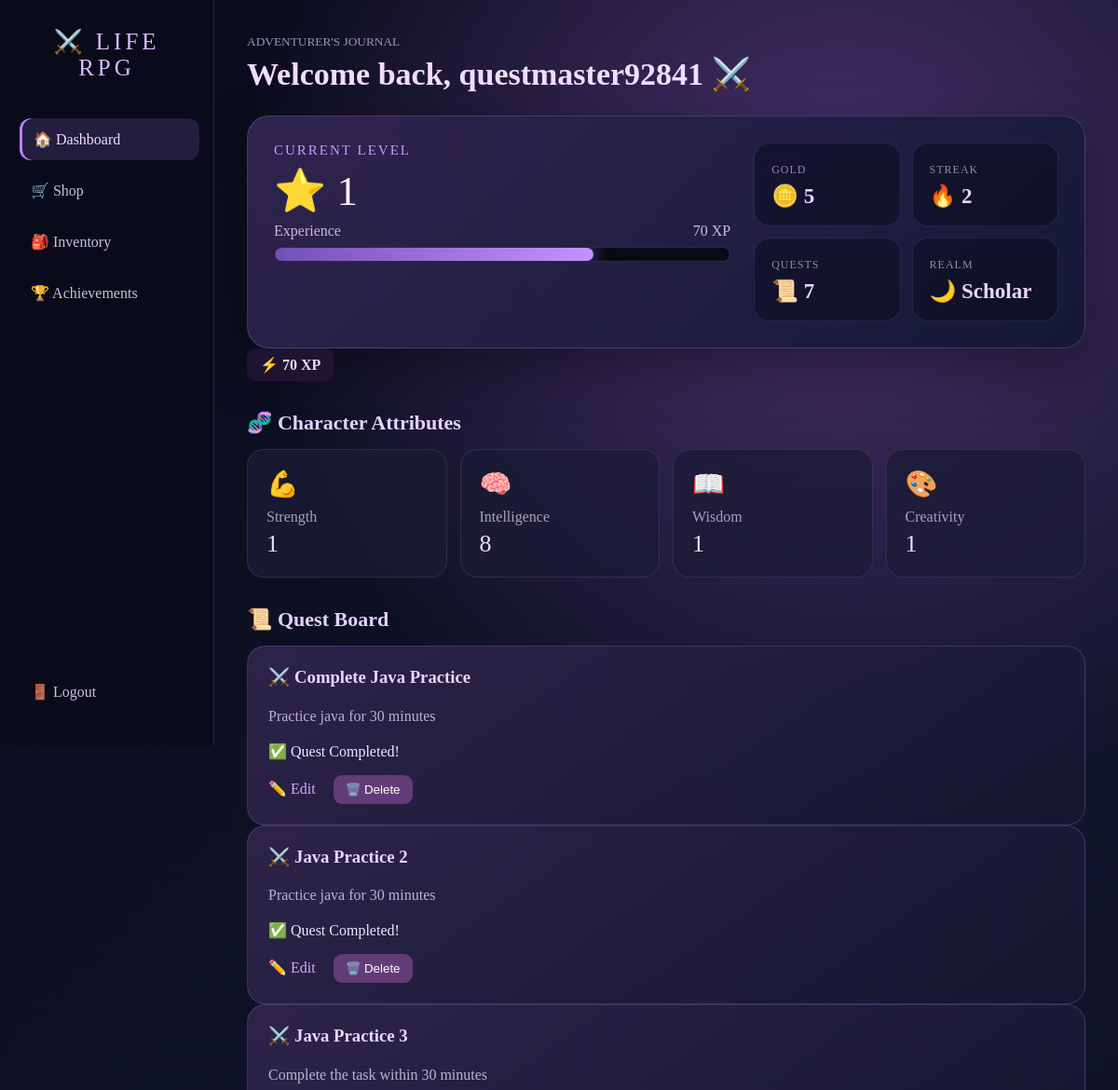
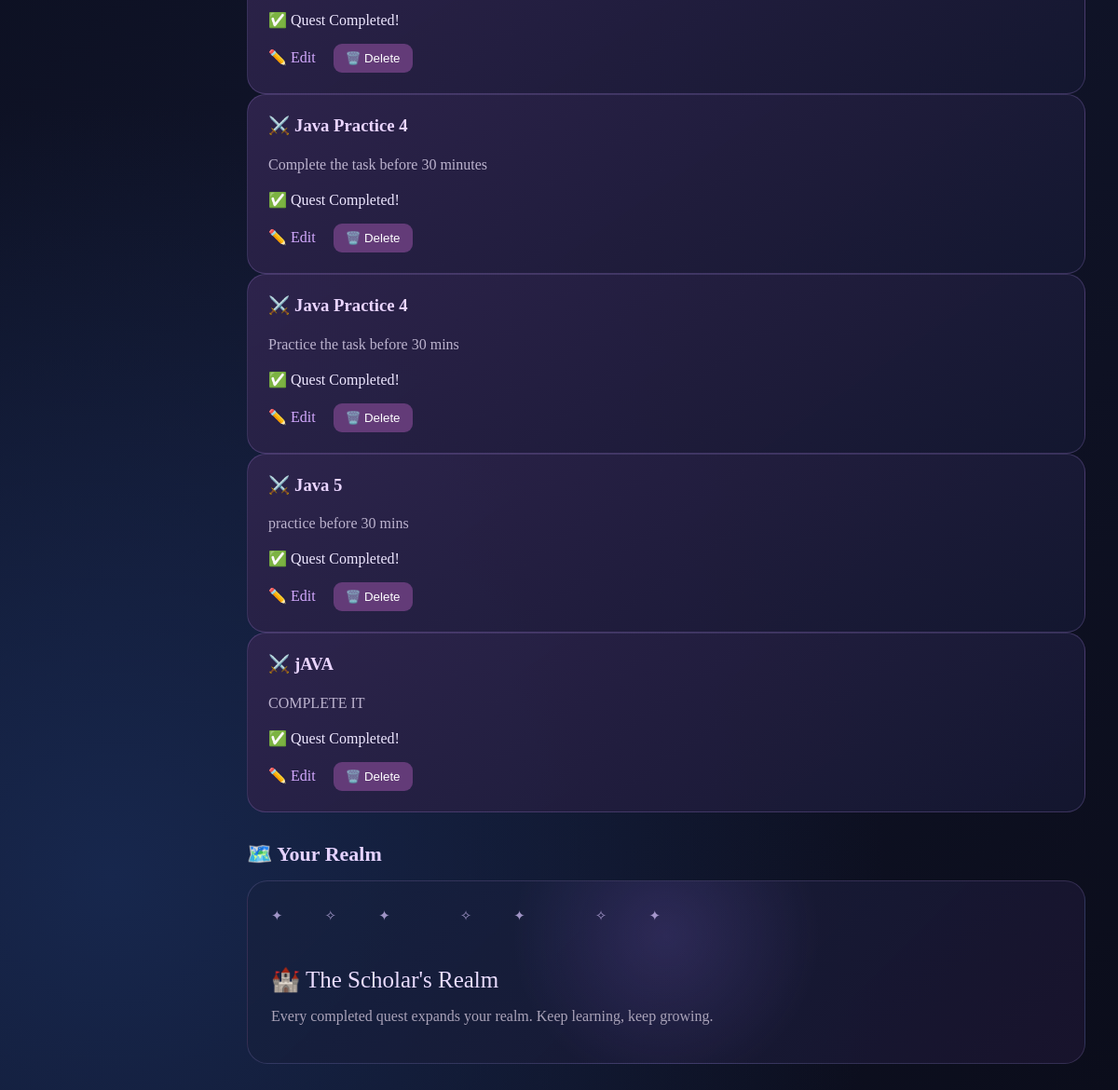
Screenshot of /dashboard/ (signed in) with the database file from the repository (2 pictures, top to bottom).
### game/models.py (models this page shows)
class Character(models.Model):
    user = models.OneToOneField(User, on_delete=models.CASCADE)
    level = models.IntegerField(default=1)
    xp = models.IntegerField(default=0)
    gold = models.IntegerField(default=0)
    strength = models.IntegerField(default=1)
    intelligence = models.IntegerField(default=1)
    wisdom = models.IntegerField(default=1)
    creativity = models.IntegerField(default=1)
    streak = models.IntegerField(default=0)
    last_completed_date = models.DateField(null=True, blank=True)

class Quest(models.Model):
    user = models.ForeignKey(User, on_delete=models.CASCADE)
    title = models.CharField(max_length=200)
    title = models.CharField(max_length=200)
    description = models.TextField(blank=True)
    category = models.CharField(max_length=50)
    xp_reward = models.IntegerField(default=10)
    gold_reward = models.IntegerField(default=5)
    completed = models.BooleanField(default=False)

### game/views.py (the view)
# urls.py: path('dashboard/', views.dashboard, name='dashboard'),
@login_required
def dashboard(request):
    character, created = Character.objects.get_or_create(user=request.user)
    quests = Quest.objects.filter(user=request.user)
    return render(request, 'game/dashboard.html', {
        'character': character,
        'quests': quests
    })

### game/templates/game/dashboard.html (shortened to what this page needs)
<!DOCTYPE html>
<html>
<head>
</head>
<body>
<aside class="sidebar">
    <div class="brand">
        ⚔️ LIFE<br>RPG
    </div>
    <a class="active" href="{% url 'dashboard' %}">
        🏠 Dashboard
    </a>
    <a href="{% url 'shop' %}">
        🛒 Shop
    </a>
    <a href="{% url 'inventory' %}">
        🎒 Inventory
    </a>
    <a href="{% url 'achievements' %}">
        🏆 Achievements
    </a>
    <a class="logout" href="{% url 'logout' %}">
        🚪 Logout
    </a>
</aside>
<main class="main">
    <div class="welcome">
        <small>ADVENTURER'S JOURNAL</small>
        <h1>Welcome back, {{ request.user.username }} ⚔️</h1>
    </div>
    <section class="player-card">
        <div>
            <div class="level">
                CURRENT LEVEL
            </div>
            <div class="level-number">
                ⭐ {{ character.level }}
            </div>
            <div class="xp-label">
                <span>Experience</span>
                <span>{{ character.xp }} XP</span>
            </div>
            <div class="xp-bar">
                <div
                    class="xp-fill"
                    style="width: {{ character.xp }}%;">
                </div>
            </div>
        </div>
        <div class="quick-stats">
            <div class="quick-stat">
                <span>GOLD</span>
                <strong>🪙 {{ character.gold }}</strong>
            </div>
            <div class="quick-stat">
                <span>STREAK</span>
                <strong>🔥 {{ character.streak }}</strong>
            </div>
            <div class="quick-stat">
                <span>QUESTS</span>
                <strong>📜 {{ quests|length }}</strong>
            </div>
            <div class="quick-stat">
                <span>REALM</span>
                <strong>🌙 Scholar</strong>
            </div>
        </div>
    </section>
    <div class="top-rewards">
      <span>⚡ {{ character.xp }} XP</span>
    </div>
    <h2 class="section-title">
        🧬 Character Attributes
    </h2>
    <section class="attributes">
        <div class="attribute">
            <div class="attribute-icon">💪</div>
            <div class="attribute-name">Strength</div>
            <div class="attribute-value">
                {{ character.strength }}
            </div>
        </div>
        <div class="attribute">
            <div class="attribute-icon">🧠</div>
            <div class="attribute-name">Intelligence</div>
            <div class="attribute-value">
                {{ character.intelligence }}
            </div>
        </div>
        <div class="attribute">
            <div class="attribute-icon">📖</div>
            <div class="attribute-name">Wisdom</div>
            <div class="attribute-value">
                {{ character.wisdom }}
            </div>
        </div>
        <div class="attribute">
            <div class="attribute-icon">🎨</div>
            <div class="attribute-name">Creativity</div>
            <div class="attribute-value">
                {{ character.creativity }}
            </div>
        </div>
    </section>
    <h2 class="section-title">
        📜 Quest Board
    </h2>
        {% for quest in quests %}
        <div class="quest-card">
            <h3>⚔️ {{ quest.title }}</h3>
            <p class="quest-description">
                {{ quest.description }}
            </p>
            {% if quest.completed %}
                <p>✅ Quest Completed!</p>
            {% else %}
            <form method="POST" action="{% url 'complete_quest' quest.id %}" style="display:inline;">
                {% csrf_token %}
                <button type="submit">⚔️ Complete</button>
            </form>
            {% endif %}
            <a href="{% url 'edit_quest' quest.id %}">
                ✏️ Edit
            </a>
            <form
                method="POST"
                action="{% url 'delete_quest' quest.id %}"
                style="display:inline;">
                <button class="delete-button" type="submit">
                    🗑️ Delete
                </button>
            </form>
        </div>
        {% endfor %}
    <h2 class="section-title">
        🗺️ Your Realm
    </h2>
    <section class="realm">
        <div class="stars">
            ✦　✧　✦　　✧　✦　　✧　✦
        </div>
        <div class="realm-name">
            🏰 The Scholar's Realm
        </div>
        <p>
            Every completed quest expands your realm.
            Keep learning, keep growing.
        </p>
    </section>
</main>
</body>
</html>

### game/templates/game/dashboard.html (style rules this page uses)
* { box-sizing: border-box; }
body { margin: 0; min-height: 100vh; color: #eee7ff; font-family: Georgia, serif; background: radial-gradient(circle at 75% 10%, #48306d 0%, transparent 28%), radial-gradient(circle at 10% 90%, #17274d 0%, transparent 35%), linear-gradient(135deg, #080b18, #11152b 55%, #0b0d1b); }
.sidebar { position: fixed; left: 0; top: 0; width: 230px; height: 100vh; padding: 30px 18px; background: rgba(10, 12, 27, 0.94); border-right: 1px solid rgba(190, 155, 255, 0.2); display: flex; flex-direction: column; z-index: 999; }
.brand { text-align: center; color: #dcbaff; letter-spacing: 4px; font-size: 25px; margin-bottom: 35px; }
.sidebar a { display: block; padding: 13px 15px; margin: 5px 0; color: #c9c0df; text-decoration: none; border-radius: 12px; transition: .25s; }
.sidebar a:hover, .sidebar .active { background: rgba(130, 91, 190, .22); color: #f2ddff; box-shadow: inset 3px 0 #b982ff; transform: translateX(3px); }
.logout { margin-top: auto !important; }
.main { margin-left: 230px; padding: 35px; max-width: 1450px; }
.welcome { margin-bottom: 25px; }
.welcome small { color: #9e94b8; }
.welcome h1 { margin: 6px 0; font-size: 34px; color: #f0dcff; }
.player-card { display: grid; grid-template-columns: 1.5fr 1fr; gap: 25px; padding: 28px; border-radius: 24px; background: linear-gradient( 135deg, rgba(50, 37, 82, .94), rgba(18, 24, 52, .94) ); border: 1px solid rgba(210, 175, 255, .2); box-shadow: 0 20px 55px rgba(0,0,0,.35); }
.level { color: #c99aff; font-size: 15px; letter-spacing: 2px; }
.level-number { font-size: 45px; margin: 8px 0; color: #fff0ff; }
.xp-label { display: flex; justify-content: space-between; color: #c6bdd7; margin-bottom: 8px; }
.xp-bar { width: 100%; height: 16px; background: #080a15; border-radius: 20px; overflow: hidden; border: 1px solid rgba(200,160,255,.2); }
.xp-fill { height: 100%; background: linear-gradient(90deg, #7250b5, #c891ff); box-shadow: 0 0 18px rgba(190,130,255,.7); border-radius: 20px; }
.quick-stats { display: grid; grid-template-columns: 1fr 1fr; gap: 12px; }
.quick-stat { padding: 18px; border-radius: 17px; background: rgba(7, 10, 25, .48); border: 1px solid rgba(200,160,255,.13); }
.quick-stat span { color: #948ba9; font-size: 12px; letter-spacing: 1px; }
.quick-stat strong { display: block; margin-top: 7px; font-size: 23px; color: #e9d5ff; }
.section-title { margin: 32px 0 15px; color: #e4d2ff; font-size: 22px; }
.attributes { display: grid; grid-template-columns: repeat(4, 1fr); gap: 14px; }
.attribute { padding: 20px; border-radius: 18px; background: rgba(27, 28, 55, .78); border: 1px solid rgba(180,150,230,.15); transition: .25s; }
.attribute-icon { font-size: 28px; }
.attribute-name { color: #aaa1bd; margin-top: 10px; }
.attribute-value { color: #f0dcff; font-size: 26px; margin-top: 5px; }
.quest-card { padding: 22px; border-radius: 20px; background: linear-gradient( 145deg, rgba(48,37,78,.92), rgba(20,23,48,.94) ); border: 1px solid rgba(195,155,255,.2); transition: .3s; }
.quest-card h3 { margin-top: 0; color: #ead5ff; }
.quest-description { color: #bcb3ce; line-height: 1.5; }
.quest-card a { color: #d4aaff; text-decoration: none; margin-right: 15px; }
.delete-button { background: #633b78; color: white; border: none; padding: 8px 13px; border-radius: 9px; cursor: pointer; }
.realm { min-height: 180px; padding: 25px; border-radius: 22px; background: radial-gradient(circle at 50% 30%, rgba(104,80,170,.28), transparent 35%), linear-gradient(135deg, rgba(22,34,65,.9), rgba(25,20,45,.95)); border: 1px solid rgba(180,160,240,.18); position: relative; overflow: hidden; }
.stars { font-size: 15px; letter-spacing: 15px; color: #d9c5ff; opacity: .7; }
.realm-name { margin-top: 45px; font-size: 25px; color: #eadcff; }
.realm p { color: #aaa3b9; }
.top-rewards { display: flex; gap: 18px; align-items: center; margin-bottom: 20px; }
.top-rewards span { padding: 8px 14px; border-radius: 10px; background: rgba(35, 22, 55, 0.8); color: #ead8ff; font-weight: bold; }

### rows the page displays
Character: level "1", xp "70", gold "5", streak "2", strength "1", intelligence "8", wisdom "1", creativity "1"
Quest: title "Complete Java Practice", description "Practice java for 30 minutes", completed "✅ Quest Completed!"
Quest: title "Java Practice 2", description "Practice java for 30 minutes", completed "✅ Quest Completed!"
Quest: title "Java Practice 3", description "Complete the task within 30 minutes", completed "✅ Quest Completed!"
Quest: title "Java Practice 4", description "Complete the task before 30 minutes", completed "✅ Quest Completed!"
Quest: title "Java Practice 4", description "Practice the task before 30 mins", completed "✅ Quest Completed!"
Quest: title "Java 5", description "practice before 30 mins", completed "✅ Quest Completed!"
Quest: title "jAVA", description "COMPLETE IT", completed "✅ Quest Completed!"

### other values shown
{{ request.user.username }} "questmaster92841"
{{ quests|length }} "7"
